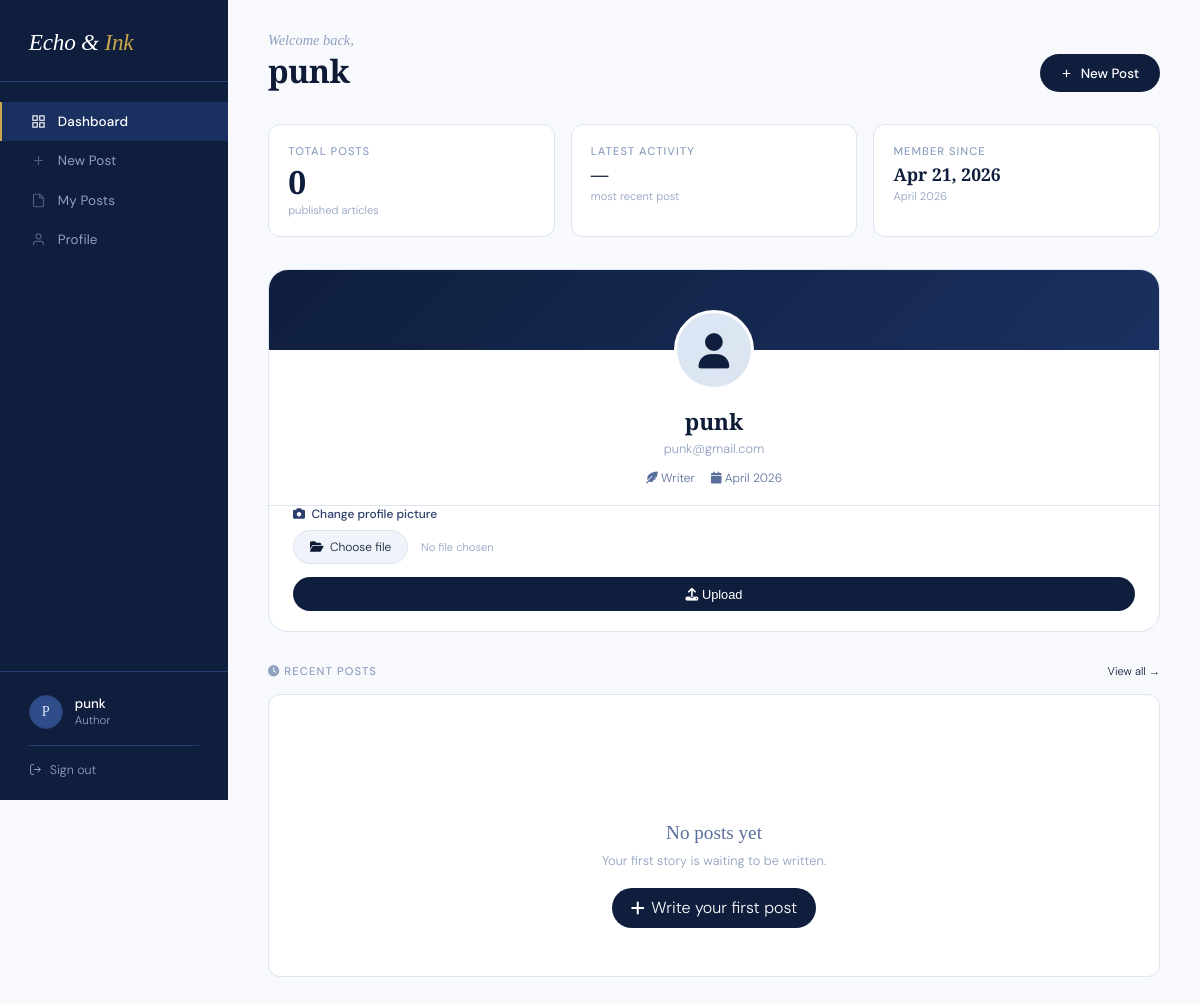
Page /dashboard/profile/ (signed in) on the committed database.
### blogs/models.py (models this page shows, shortened)
class User(AbstractBaseUser, PermissionsMixin):
    class UserType(models.TextChoices):
        READER = 'reader', 'Reader'
        AUTHOR = 'author', 'Author'
        ADMIN = 'admin', 'Admin'
    id = models.AutoField(primary_key=True)
    username = models.CharField(max_length=150, unique=True)
    email = models.EmailField(unique=True)
    userType = models.CharField(
        max_length=10,
        choices=UserType.choices,
        default=UserType.READER
    )
    is_staff = models.BooleanField(default=False)
    is_active = models.BooleanField(default=True)
    date_joined = models.DateTimeField(auto_now_add=True)
    updated_at = models.DateTimeField(auto_now=True)
    profile_picture = CloudinaryField('profile_picture', blank=True, null=True)
    objects = CustomUserManager()
    USERNAME_FIELD = 'email'
    REQUIRED_FIELDS = ['username']

### blogs/views.py (the view)
# urls.py: path('dashboard/profile/', views.profile_view, name='profile'),
@login_required(login_url='login')
def profile_view(request):
    return render(request, 'dashboard/profile.html')

### blogs/templates/dashboard/profile.html (shortened to what this page needs)
<!DOCTYPE html>
<html lang="en">
<head>
    <link rel="stylesheet" href="https://cdnjs.cloudflare.com/ajax/libs/font-awesome/6.5.1/css/all.min.css">
</head>
<body>
<div class="layout">
    <aside>
        <a href="/" class="brand">Echo &amp; <span>Ink</span></a>
        <ul class="sidebar-nav">
            <li><a href="{% url 'dashboard' %}" class="active">
                <svg width="15" height="15" viewBox="0 0 24 24" fill="none" stroke="currentColor" stroke-width="1.8"><rect x="3" y="3" width="7" height="7"/><rect x="14" y="3" width="7" height="7"/><rect x="3" y="14" width="7" height="7"/><rect x="14" y="14" width="7" height="7"/></svg>
                Dashboard
            </a></li>
            <li><a href="{% url 'create_post' %}">
                <svg width="15" height="15" viewBox="0 0 24 24" fill="none" stroke="currentColor" stroke-width="1.8"><path d="M12 5v14M5 12h14"/></svg>
                New Post
            </a></li>
            <li><a href="{% url 'my_post' %}">
                <svg width="15" height="15" viewBox="0 0 24 24" fill="none" stroke="currentColor" stroke-width="1.8"><path d="M14 2H6a2 2 0 0 0-2 2v16a2 2 0 0 0 2 2h12a2 2 0 0 0 2-2V8z"/><polyline points="14,2 14,8 20,8"/></svg>
                My Posts
            </a></li>
            <li><a href="#">
                <svg width="15" height="15" viewBox="0 0 24 24" fill="none" stroke="currentColor" stroke-width="1.8"><path d="M20 21v-2a4 4 0 0 0-4-4H8a4 4 0 0 0-4 4v2"/><circle cx="12" cy="7" r="4"/></svg>
                Profile
            </a></li>
        </ul>
        <div class="sidebar-bottom">
            <div class="user-chip">
                <div class="user-avatar">{{ request.user.username|slice:":1"|upper }}</div>
                <div>
                    <div class="user-name">{{ request.user.username }}</div>
                    <div class="user-role">Author</div>
                </div>
            </div>
            <a href="{% url 'logout' %}" class="logout-link">
                <svg width="13" height="13" viewBox="0 0 24 24" fill="none" stroke="currentColor" stroke-width="1.8"><path d="M9 21H5a2 2 0 0 1-2-2V5a2 2 0 0 1 2-2h4"/><polyline points="16,17 21,12 16,7"/><line x1="21" y1="12" x2="9" y2="12"/></svg>
                Sign out
            </a>
        </div>
    </aside>
    <main>
        <div class="page-header">
            <div>
                <p class="greeting">Welcome back,</p>
                <h1 class="page-title">{{ request.user.username }}</h1>
            </div>
            <a href="{% url 'create_post' %}" class="btn-new">
                <svg width="13" height="13" viewBox="0 0 24 24" fill="none" stroke="currentColor" stroke-width="2.2"><path d="M12 5v14M5 12h14"/></svg>
                New Post
            </a>
        </div>
        <div class="stats-row">
            <div class="stat-card">
                <div class="stat-label">Total Posts</div>
                <div class="stat-value">{{ posts|length }}</div>
                <div class="stat-sub">published articles</div>
            </div>
            <div class="stat-card">
                <div class="stat-label">Latest Activity</div>
                <div class="stat-value" style="font-size:1.1rem;">{% if posts %}{{ posts.0.created_at|date:"M j, Y" }}{% else %}—{% endif %}</div>
                <div class="stat-sub">most recent post</div>
            </div>
            <div class="stat-card">
                <div class="stat-label">Member Since</div>
                <div class="stat-value" style="font-size:1.1rem;">{{ request.user.date_joined|date:"M j, Y" }}</div>
                <div class="stat-sub">{{ request.user.date_joined|date:"F Y" }}</div>
            </div>
        </div>
        <div class="profile-card">
            <div class="profile-cover"></div>
            <div class="avatar-section">
                {% if user.profile_picture and user.profile_picture.url %}
                    <img class="avatar" src="{{ user.profile_picture.url }}" alt="{{ user.username }}">
                {% else %}
                    <div class="avatar-placeholder">
                        <i class="fas fa-user"></i>
                    </div>
                {% endif %}
            </div>
            <div class="profile-info">
                <div class="profile-name">{{ user.username }}</div>
                <div class="profile-email">{{ user.email }}</div>
                <div class="profile-meta">
                    <span><i class="fas fa-feather-alt"></i> Writer</span>
                    <span><i class="fas fa-calendar"></i> {{ user.date_joined|date:"F Y" }}</span>
                </div>
            </div>
            <form method="post" enctype="multipart/form-data" class="upload-form">
                <div class="upload-label">
                    <i class="fas fa-camera"></i> Change profile picture
                </div>
                <div class="file-input-wrapper">
                    <label class="file-btn">
                        <i class="fas fa-folder-open"></i> Choose file
                    </label>
                    <span class="file-name" id="fileName">No file chosen</span>
                </div>
                <button type="submit" class="upload-btn">
                    <i class="fas fa-upload"></i> Upload
                </button>
            </form>
        </div>
        <div class="section-header">
            <span class="section-title"><i class="fas fa-clock"></i> Recent Posts</span>
            <a href="{% url 'my_post' %}" class="view-all">View all →</a>
        </div>
        {% if posts %}
        <div class="posts-list">
            {% for post in posts|slice:":5" %}
            <div class="post-row">
                <span class="post-index">{{ forloop.counter }}</span>
                <div class="post-info">
                    <div class="post-title-text">{{ post.title }}</div>
                    <div class="post-date">{{ post.created_at|date:"F j, Y" }}</div>
                </div>
                <div class="post-actions">
                    <a href="{% url 'post' post.id %}" class="action-btn" title="View">
                        <i class="fas fa-eye"></i>
                    </a>
                    <a href="{% url 'edit_post' post.id %}" class="action-btn" title="Edit">
                        <i class="fas fa-edit"></i>
                    </a>
                    <button class="action-btn danger" title="Delete" onclick="deletePost({{ post.id }})">
                        <i class="fas fa-trash-alt"></i>
                    </button>
                </div>
            </div>
            {% endfor %}
        </div>
        {% else %}
        <div class="empty-state">
            <div class="empty-icon"></div>
            <p class="empty-title">No posts yet</p>
            <p class="empty-sub">Your first story is waiting to be written.</p>
            <a href="{% url 'create_post' %}" class="btn-empty">
                <i class="fas fa-plus"></i> Write your first post
            </a>
        </div>
        {% endif %}
    </main>
</div>
</body>
</html>

### rows in the picture
User: user.username "P", user.username "punk", user.date_joined "Apr 21, 2026", user.date_joined "April 2026", username "punk", email "punk@gmail.com", date_joined "April 2026"

### other values in the picture
{{ posts|length }} "0"
